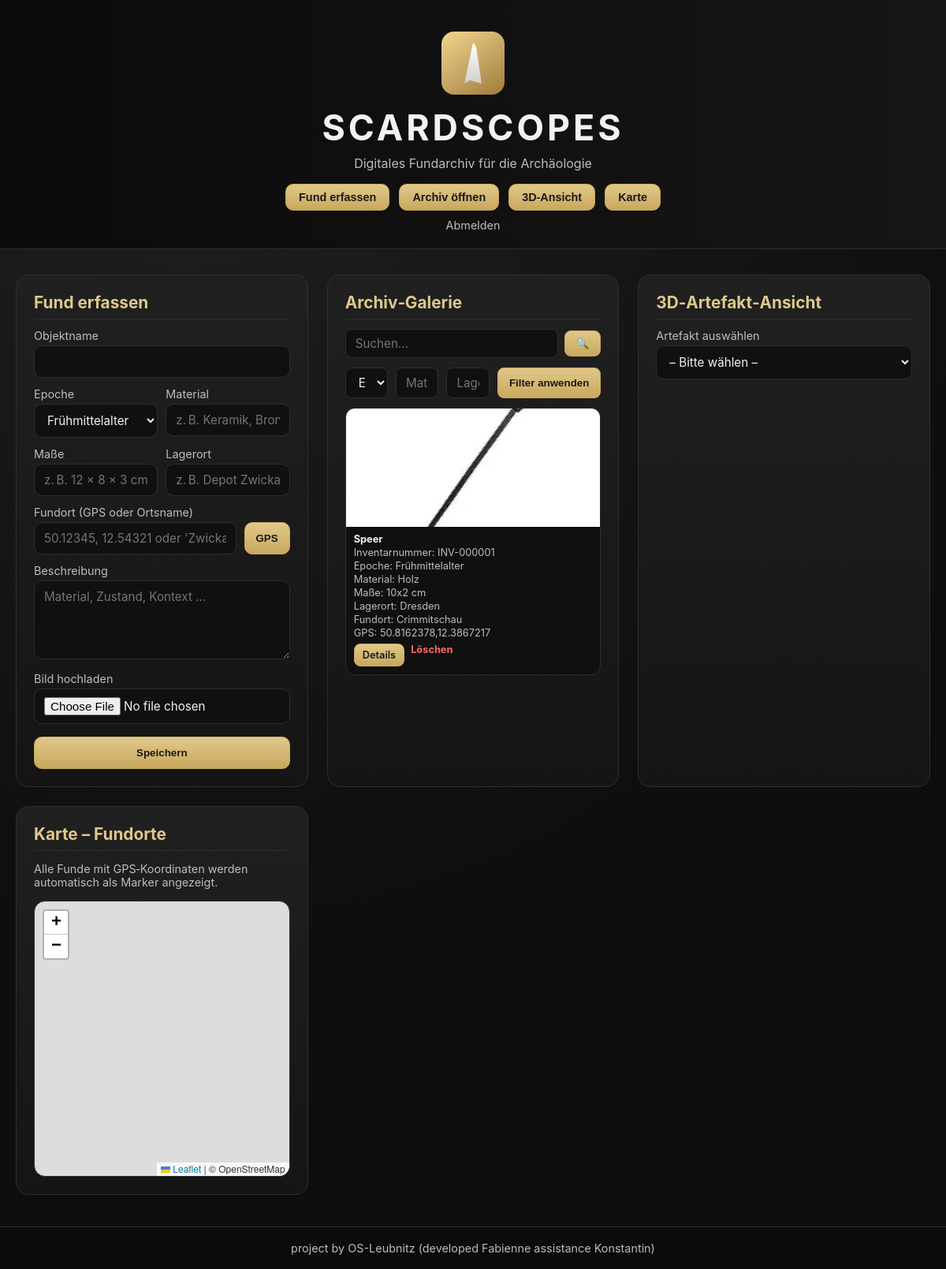
Before: /search with the older database file.
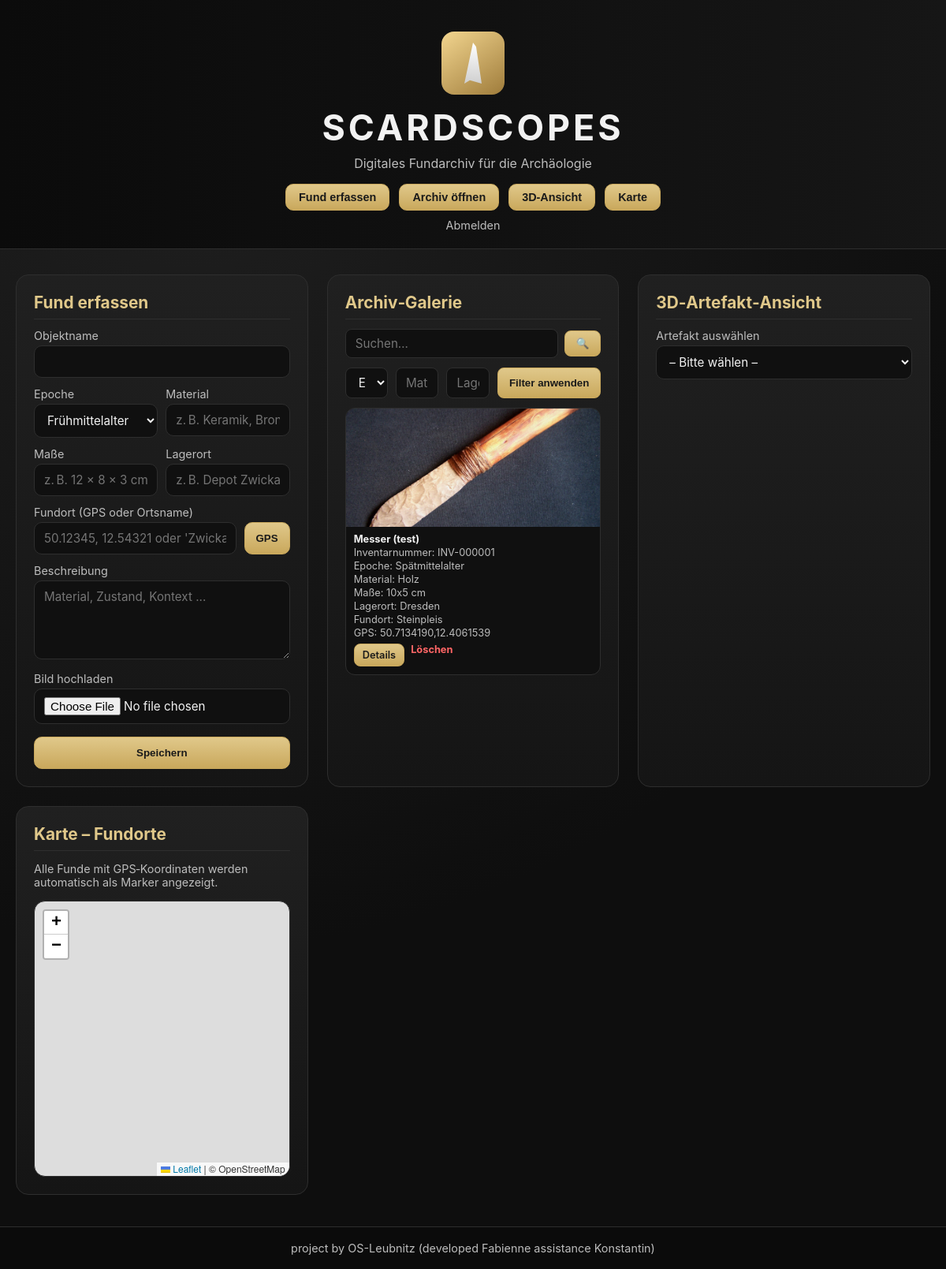
After: the same page with the newer database file.
### website_App.py (models this page shows)
class Artifact(db.Model):
    id = db.Column(db.Integer, primary_key=True)
    inventory_number = db.Column(db.String(20), unique=True)
    name = db.Column(db.String(100))
    era = db.Column(db.String(50))
    material = db.Column(db.String(100))
    dimensions = db.Column(db.String(100))
    storage_location = db.Column(db.String(100))
    description = db.Column(db.Text)
    original_location = db.Column(db.String(200))
    gps_location = db.Column(db.String(100))
    image_path = db.Column(db.String(200))
    qr_code_path = db.Column(db.String(200))
    created_at = db.Column(db.DateTime, default=datetime.utcnow)

### website_App.py (the view)
@app.route("/search")
def search():
    q = request.args.get("q", "")
    results = Artifact.query.filter(
        Artifact.name.ilike(f"%{q}%") |
        Artifact.era.ilike(f"%{q}%") |
        Artifact.material.ilike(f"%{q}%") |
        Artifact.storage_location.ilike(f"%{q}%")
    ).all()
    return render_template("index.html", artifacts=results, markers=[], search_query=q)

### templates/index.html (shortened to what this page needs)
<!DOCTYPE html>
<html lang="de">
<head>
  <link rel="stylesheet" href="https://unpkg.com/leaflet/dist/leaflet.css" />
</head>
<body>
<header>
  <div class="logo-box"><div class="shard"></div></div>
  <h1>SCARDSCOPES</h1>
  <p>Digitales Fundarchiv für die Archäologie</p>
  <div class="top-actions">
    <button onclick="document.getElementById('formPanel').scrollIntoView()">Fund erfassen</button>
    <button onclick="document.getElementById('galleryPanel').scrollIntoView()">Archiv öffnen</button>
    <button onclick="document.getElementById('viewerPanel').scrollIntoView()">3D‑Ansicht</button>
    <button onclick="document.getElementById('mapPanel').scrollIntoView()">Karte</button>
  </div>
  <a class="logout-link" href="/logout">Abmelden</a>
</header>
<main>
  <div class="panel" id="formPanel">
    <h2>Fund erfassen</h2>
    <form action="/save" method="POST" enctype="multipart/form-data">
      <label>Objektname</label>
      <input type="text" name="name" required>
      <div class="two-cols">
        <div>
          <label>Epoche</label>
          <select name="era">
            <option>Frühmittelalter</option>
          </select>
        </div>
        <div>
          <label>Material</label>
          <input type="text" name="material" placeholder="z. B. Keramik, Bronze, Holz">
        </div>
      </div>
      <div class="two-cols">
        <div>
          <label>Maße</label>
          <input type="text" name="dimensions" placeholder="z. B. 12 × 8 × 3 cm">
        </div>
        <div>
          <label>Lagerort</label>
          <input type="text" name="storage_location" placeholder="z. B. Depot Zwickau, Regal 4B">
        </div>
      </div>
      <label>Fundort (GPS oder Ortsname)</label>
      <div style="display:flex; gap:10px;">
        <input type="text" name="location" id="location"
               placeholder="50.12345, 12.54321 oder 'Zwickau'" style="flex:1;">
        <button type="button" onclick="getLocation()" style="
          padding: 10px 14px;
          border-radius: 10px;
          border: 1px solid var(--accent);
          background: linear-gradient(to bottom, var(--accent-soft), var(--accent));
          color: #1a1a1a;
          font-weight: 600;
          cursor: pointer;
        ">GPS</button>
      </div>
      <label>Beschreibung</label>
      <textarea name="description" placeholder="Material, Zustand, Kontext ..."></textarea>
      <label>Bild hochladen</label>
      <input type="file" name="image" accept="image/*">
      <button class="save-btn" type="submit">Speichern</button>
    </form>
  </div>
  <div class="panel" id="galleryPanel">
    <h2>Archiv‑Galerie</h2>
    <form action="/search" method="GET" style="margin:12px 0; display:flex; gap:8px; align-items:center;">
      <input
        type="text"
        name="q"
        placeholder="Suchen…"
        value="{{ search_query if search_query else '' }}"
        style="
          padding:8px 12px;
          border-radius:8px;
          border:1px solid var(--border-main);
          background:#101010;
          color:var(--text-main);
          flex:1;
        "
      >
      <button
        type="submit"
        style="
          padding:8px 14px;
          border-radius:8px;
          border:1px solid var(--accent);
          background:linear-gradient(to bottom, var(--accent-soft), var(--accent));
          color:#1a1a1a;
          font-weight:600;
          cursor:pointer;
        "
      >🔍</button>
    </form>
    <form action="/filter" method="GET" style="margin:12px 0; display:flex; gap:10px; flex-wrap:wrap;">
      <select name="era" style="
        padding:8px 12px;
        border-radius:8px;
        border:1px solid var(--border-main);
        background:#101010;
        color:var(--text-main);
        flex:1;
      ">
        <option value="">Epoche wählen…</option>
      </select>
      <input
        type="text"
        name="material"
        placeholder="Material…"
        style="
          padding:8px 12px;
          border-radius:8px;
          border:1px solid var(--border-main);
          background:#101010;
          color:var(--text-main);
          flex:1;
        "
      >
      <input
        type="text"
        name="storage"
        placeholder="Lagerort…"
        style="
          padding:8px 12px;
          border-radius:8px;
          border:1px solid var(--border-main);
          background:#101010;
          color:var(--text-main);
          flex:1;
        "
      >
      <button
        type="submit"
        style="
          padding:8px 14px;
          border-radius:8px;
          border:1px solid var(--accent);
          background:linear-gradient(to bottom, var(--accent-soft), var(--accent));
          color:#1a1a1a;
          font-weight:600;
          cursor:pointer;
        "
      >Filter anwenden</button>
    </form>
    {% if artifacts|length == 0 %}
      <p style="color:var(--text-soft);">Keine Ergebnisse gefunden.</p>
    {% else %}
      <div class="gallery">
        {% for a in artifacts %}
          <div class="gallery-item">
            {% if a.image_path %}
              <img src="{{ a.image_path }}" alt="{{ a.name }}">
            {% endif %}
            <div class="gallery-meta">
              <strong>{{ a.name }}</strong>
              <div class="meta-line">Inventarnummer: {{ a.inventory_number }}</div>
              <div class="meta-line">Epoche: {{ a.era }}</div>
              {% if a.material %}
                <div class="meta-line">Material: {{ a.material }}</div>
              {% endif %}
              {% if a.dimensions %}
                <div class="meta-line">Maße: {{ a.dimensions }}</div>
              {% endif %}
              {% if a.storage_location %}
                <div class="meta-line">Lagerort: {{ a.storage_location }}</div>
              {% endif %}
              <div class="meta-line">Fundort: {{ a.original_location }}</div>
              {% if a.gps_location %}
                <div class="meta-line">GPS: {{ a.gps_location }}</div>
              {% endif %}
              <div class="actions" style="margin-top:6px; display:flex; gap:8px; flex-wrap:wrap;">
                <a
                  href="/artifact/{{ a.id }}"
                  style="
                    padding:6px 10px;
                    border-radius:8px;
                    border:1px solid var(--accent);
                    background:linear-gradient(to bottom, var(--accent-soft), var(--accent));
                    color:#1a1a1a;
                    font-weight:600;
                    font-size:0.8rem;
                    text-decoration:none;
                  "
                >Details</a>
                <a class="delete-link"
                   href="/delete/{{ a.id }}"
                   onclick="return confirm('Diesen Fund wirklich löschen?');">
                   Löschen
                </a>
              </div>
            </div>
          </div>
        {% endfor %}
      </div>
    {% endif %}
  </div>
  <div class="panel" id="viewerPanel">
    <h2>3D‑Artefakt‑Ansicht</h2>
    <label>Artefakt auswählen</label>
    <select id="modelSelect" onchange="loadModel()">
      <option value="">– Bitte wählen –</option>
    </select>
  </div>
  <div class="panel" id="mapPanel">
    <h2>Karte – Fundorte</h2>
    <p style="color: var(--text-soft); font-size: 0.9rem;">
      Alle Funde mit GPS‑Koordinaten werden automatisch als Marker angezeigt.
    </p>
    <div id="map"></div>
  </div>
</main>
<footer>
 project by OS-Leubnitz (developed Fabienne assistance Konstantin)
</footer>
</body>
</html>

### templates/index.html (style rules this page uses)
:root { --bg-main: #121212; --bg-panel: #1c1c1c; --bg-header: #0d0d0d; --accent: #c9a85c; --accent-soft: #e0c88a; --text-main: #f2f2f2; --text-soft: #bdbdbd; --border-main: #2e2e2e; }
* { box-sizing: border-box; }
body { margin: 0; font-family: "Inter", "Segoe UI", system-ui, sans-serif; background: radial-gradient(circle at 20% 10%, #1f1f1f, #0e0e0e 60%); color: var(--text-main); min-height: 100vh; }
header { background: linear-gradient(to right, #0b0b0b, #161616); padding: 40px 20px 20px; text-align: center; border-bottom: 1px solid var(--border-main); }
.logo-box { width: 80px; height: 80px; margin: 0 auto 15px; border-radius: 16px; background: linear-gradient(145deg, #f2d58f, #9f7c3b); display: flex; align-items: center; justify-content: center; }
.shard { width: 22px; height: 52px; background: linear-gradient(to bottom, #ffffff, #cfcfcf); clip-path: polygon(50% 0%, 68% 10%, 100% 100%, 32% 92%, 0% 100%); }
h1 { margin: 0; font-size: 2.8rem; letter-spacing: 4px; }
header p { margin-top: 8px; color: var(--text-soft); font-size: 1rem; }
.top-actions { margin-top: 16px; display: flex; justify-content: center; gap: 12px; flex-wrap: wrap; }
.top-actions button { padding: 8px 16px; border-radius: 10px; border: 1px solid var(--accent); background: linear-gradient(to bottom, var(--accent-soft), var(--accent)); color: #1a1a1a; font-weight: 600; cursor: pointer; font-size: 0.9rem; }
.logout-link { margin-top: 10px; display: inline-block; color: var(--text-soft); font-size: 0.9rem; text-decoration: none; }
main { max-width: 1200px; margin: 0 auto; padding: 32px 20px 40px; display: grid; grid-template-columns: repeat(auto-fit, minmax(340px, 1fr)); gap: 24px; }
.panel { background: linear-gradient(to bottom, #202020, #151515); border: 1px solid var(--border-main); border-radius: 16px; padding: 22px; }
.panel h2 { margin-top: 0; font-size: 1.3rem; color: var(--accent-soft); border-bottom: 1px solid var(--border-main); padding-bottom: 8px; margin-bottom: 12px; }
label { display: block; margin-top: 12px; margin-bottom: 4px; font-size: 0.9rem; color: var(--text-soft); }
input, textarea, select { width: 100%; padding: 10px 12px; border-radius: 10px; border: 1px solid var(--border-main); background: #101010; color: var(--text-main); outline: none; font-family: inherit; font-size: 0.95rem; }
textarea { min-height: 100px; resize: vertical; }
.two-cols { display: grid; grid-template-columns: 1fr 1fr; gap: 10px; }
.save-btn { margin-top: 16px; width: 100%; padding: 12px; border-radius: 10px; border: 1px solid var(--accent); background: linear-gradient(to bottom, var(--accent-soft), var(--accent)); color: #1a1a1a; font-weight: 600; cursor: pointer; }
.gallery { max-height: 450px; overflow-y: auto; }
.gallery { display: grid; grid-template-columns: repeat(auto-fill, minmax(180px, 1fr)); gap: 14px; margin-top: 12px; }
.gallery-item { background: #101010; border-radius: 12px; border: 1px solid var(--border-main); overflow: hidden; display: flex; flex-direction: column; }
.gallery-item img { width: 100%; height: 150px; object-fit: cover; display: block; }
.gallery-meta { padding: 8px 10px 10px; font-size: 0.8rem; color: var(--text-soft); }
.gallery-meta strong { display: block; color: var(--text-main); margin-bottom: 2px; }
.meta-line { margin-top: 2px; }
.delete-link { color: #ff6666; font-weight: bold; text-decoration: none; font-size: 0.8rem; }
#map { width: 100%; height: 350px; border-radius: 14px; border: 1px solid var(--border-main); margin-top: 12px; }
footer { text-align: center; padding: 18px; background: #0b0b0b; border-top: 1px solid var(--border-main); color: var(--text-soft); font-size: 0.9rem; }

Changed rows visible on the page:
removed Artifact: image_path (picture), name "Speer", inventory_number "INV-000001", era "Frühmittelalter", material "Holz", dimensions "10x2 cm", storage_location "Dresden", original_location "Crimmitschau", gps_location "50.8162378,12.3867217"
added Artifact: image_path (picture), name "Messer (test)", inventory_number "INV-000001", era "Spätmittelalter", material "Holz", dimensions "10x5 cm", storage_location "Dresden", original_location "Steinpleis", gps_location "50.7134190,12.4061539"
